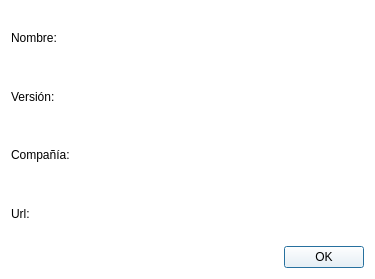
<?xml version="1.0" encoding="UTF-8"?>
<ui version="4.0">
 <class>SobreNosotros</class>
 <widget class="QDialog" name="SobreNosotros">
  <property name="geometry">
   <rect>
    <x>0</x>
    <y>0</y>
    <width>375</width>
    <height>279</height>
   </rect>
  </property>
  <property name="windowTitle">
   <string>Dialog</string>
  </property>
  <property name="styleSheet">
   <string notr="true">color: rgb(0, 0, 0); background-color: rgb(255, 255, 255);</string>
  </property>
  <layout class="QVBoxLayout" name="verticalLayout">
   <item>
    <layout class="QGridLayout" name="gridLayout">
     <item row="1" column="0">
      <widget class="QLabel" name="etiquetaVersion">
       <property name="text">
        <string>Versión:</string>
       </property>
      </widget>
     </item>
     <item row="1" column="1">
      <widget class="QLabel" name="textoVersion">
       <property name="text">
        <string/>
       </property>
      </widget>
     </item>
     <item row="0" column="0">
      <widget class="QLabel" name="etiquetaNombre">
       <property name="text">
        <string>Nombre:</string>
       </property>
      </widget>
     </item>
     <item row="2" column="0">
      <widget class="QLabel" name="etiquetaCompania">
       <property name="text">
        <string>Compañía:</string>
       </property>
      </widget>
     </item>
     <item row="2" column="1">
      <widget class="QLabel" name="textoCompania">
       <property name="text">
        <string/>
       </property>
      </widget>
     </item>
     <item row="0" column="1">
      <widget class="QLabel" name="textoNombre">
       <property name="text">
        <string/>
       </property>
      </widget>
     </item>
     <item row="3" column="1">
      <widget class="QLabel" name="textoUrl">
       <property name="text">
        <string/>
       </property>
      </widget>
     </item>
     <item row="3" column="0">
      <widget class="QLabel" name="etiquetaUrl">
       <property name="text">
        <string>Url:</string>
       </property>
      </widget>
     </item>
    </layout>
   </item>
   <item>
    <widget class="QDialogButtonBox" name="buttonBox">
     <property name="orientation">
      <enum>Qt::Horizontal</enum>
     </property>
     <property name="standardButtons">
      <set>QDialogButtonBox::Ok</set>
     </property>
    </widget>
   </item>
  </layout>
 </widget>
 <resources/>
 <connections>
  <connection>
   <sender>buttonBox</sender>
   <signal>accepted()</signal>
   <receiver>SobreNosotros</receiver>
   <slot>accept()</slot>
   <hints>
    <hint type="sourcelabel">
     <x>248</x>
     <y>254</y>
    </hint>
    <hint type="destinationlabel">
     <x>157</x>
     <y>274</y>
    </hint>
   </hints>
  </connection>
  <connection>
   <sender>buttonBox</sender>
   <signal>rejected()</signal>
   <receiver>SobreNosotros</receiver>
   <slot>reject()</slot>
   <hints>
    <hint type="sourcelabel">
     <x>316</x>
     <y>260</y>
    </hint>
    <hint type="destinationlabel">
     <x>286</x>
     <y>274</y>
    </hint>
   </hints>
  </connection>
 </connections>
</ui>
